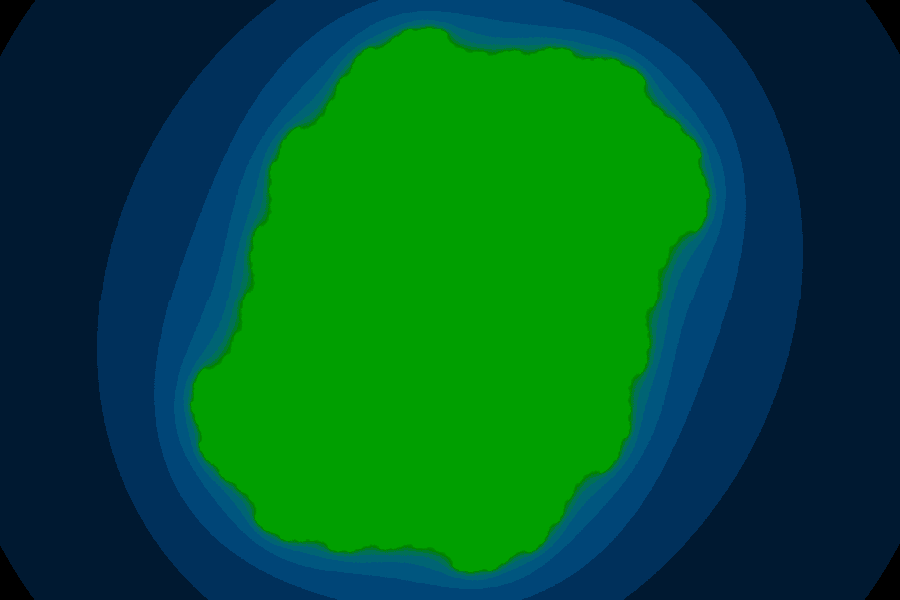
Frame 1 (no input)
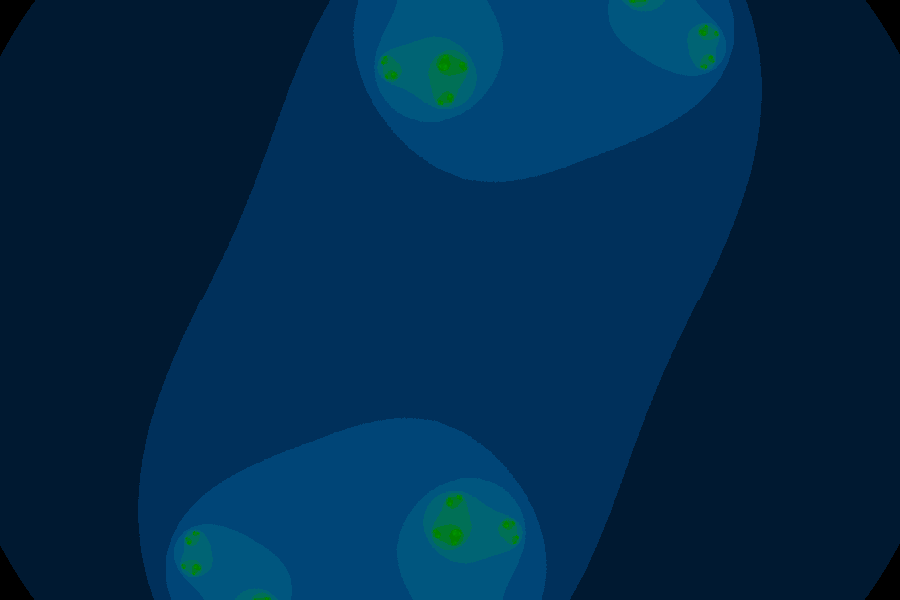
Frame 60 (the mouse pressed at the canvas centre just before this capture)
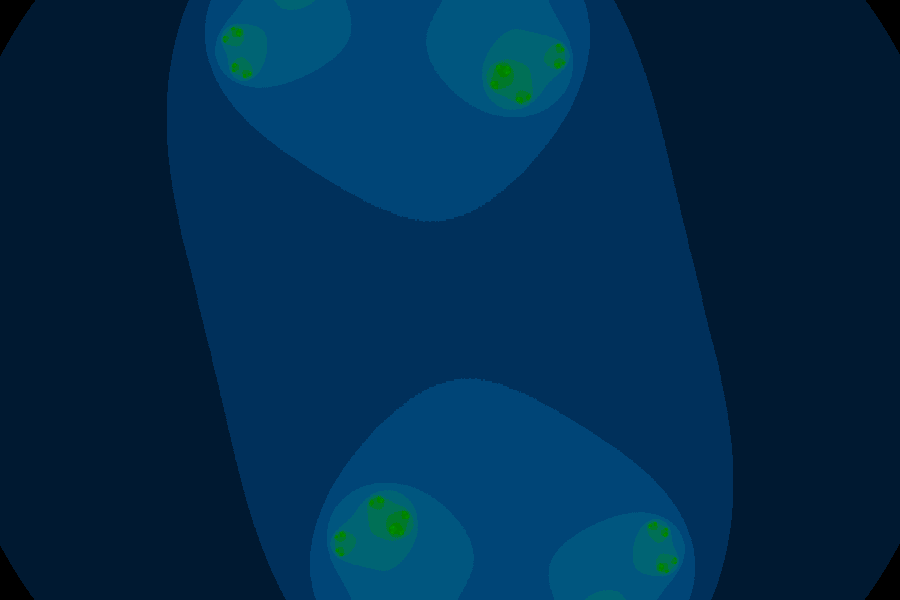
Frame 120 (the mouse held since frame 60 and released just before this capture)

The Processing sketch that drew these frames (run headless with seeded random() and noise(); from frame 60 on, the mouse is pressed at the canvas centre):

// Processing sketch: processing_27574
// ── processing_27574.pde

/**
 * Animated Julia Fractal
 * by Luis Gonzalez.  
 * 
 * integer based for speed.
 */

int n[];
int sqr[];

int l42;
int j5;
int l5;

int rh; 
int rw;
int h; 
int w;

// colors
color[] palette;


void setup()
{
  size(900,600);

  // dimensions
  w = width;
  h=height;
  rw=width/2;
  rh=height/2;
  l42 = w * h -1;
  j5 = 4 * -(w >> 1)+ w+rw;
  l5 = 4 * -(h >> 1)+ h+rh;


  // multiply lookup table
  sqr = new int[2048];
  for(int i = 0; i < 2048; i++){
    sqr[i] = ((i*i) / 256);
  }

  // sin lookup table
  n = new int[2048];
  for(int l1 = 0; l1 < 2048; l1++) {
    n[l1] = (int)(double)(65535 * Math.sin( ( ((double)l1 * Math.PI) / (double)512)) * 256)>>16  ;
  }

  // generate color palette in RGB.
  palette = new color[32];
  for(byte i=0; i<32; i++) {
    palette[i]  = color(0,atan(i*.2)*128,sin(i*.4)*128);      // Black to red
  }
}

void draw(){
  int j = millis() ;  

  int j10 = (n[j >> 3 & 0x3ff] ) ;
  int k10 = (n[j >> 2 & 0x3ff] ) ;
  int k4 = 0;
  int l4 = l42;
  loadPixels();  
  for(int y = l5; y < 0; y++)
  {
    for(int x = j5; x < rw; x++)
    {

      int k9 = x; // left shift when going smaller
      int l9 = y;
      int i=0;
      for (; i<15; i++) {
        int k9Sq = sqr[(k9 < 0) ? -k9 : k9]; // faster than Math.abs(k9)
        int l9Sq = sqr[(l9 < 0) ? -l9 : l9]; // faster than Math.abs(l9)

        if ( k9Sq + l9Sq > 1024 ) break;

        int i9 = k9;
        int j9 = l9;
        k9 = (k9Sq  - l9Sq)+ j10;
        l9 = ( (i9 * j9) << 1 >> 8)+ k10;

      }                    
      int fractalPixel = palette[i]; // color(i<<3,i<<2,i<<3);

      pixels[k4++] = fractalPixel; //top half
      pixels[l4--] = fractalPixel; //bottom half
    }
  }
  updatePixels();
}
